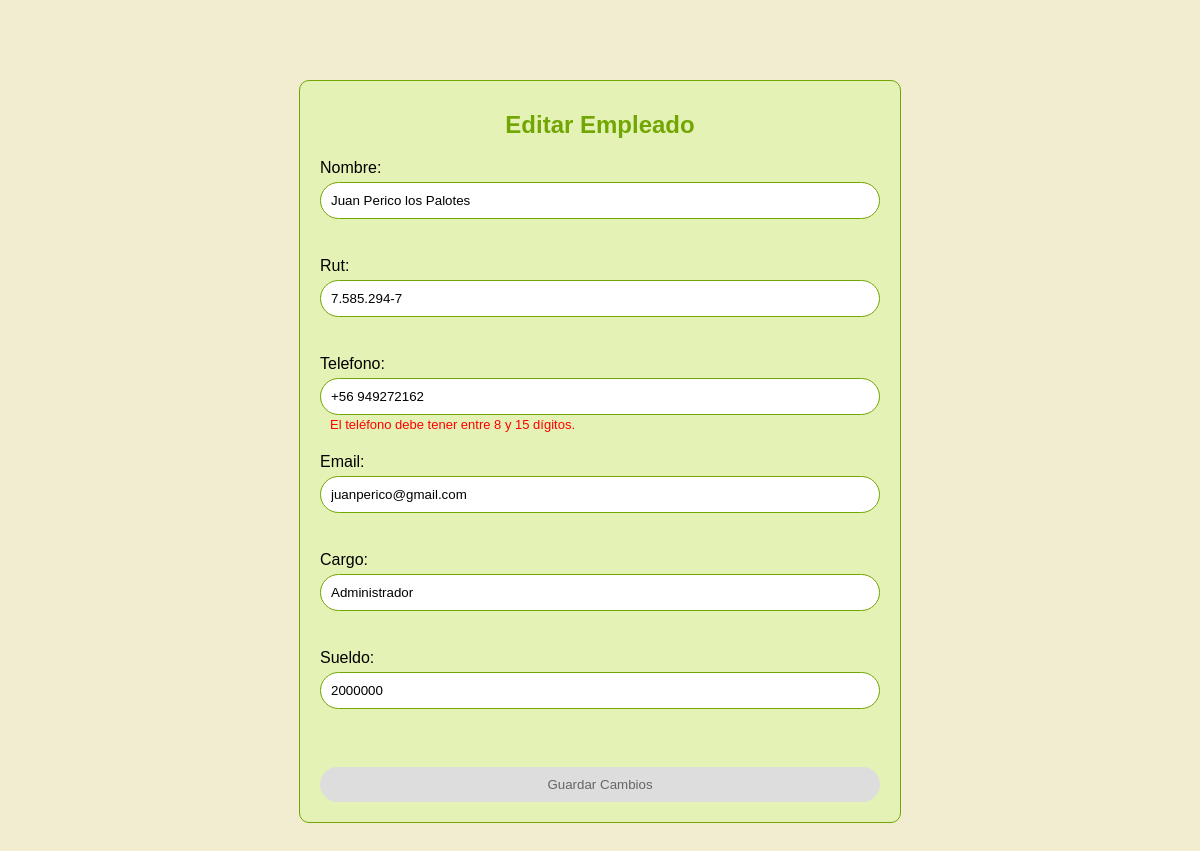
/editarempleado.php?id=1, run on the app's committed database.
### tables this page shows
CREATE TABLE `empleados` (
  `id` int(11) NOT NULL,
  `usuario_id` int(11) NOT NULL,
  `cargo` varchar(255) DEFAULT NULL,
  `sueldo` int(11) DEFAULT NULL,
  `telefono` varchar(255) DEFAULT NULL
);

CREATE TABLE `usuarios` (
  `usuario_id` int(11) NOT NULL,
  `nombre` varchar(255) NOT NULL,
  `email` varchar(255) DEFAULT NULL,
  `contrasena` varchar(255) NOT NULL,
  `rut` varchar(255) DEFAULT NULL
);

### editarempleado.php (the view, shortened to what this page needs)
<!DOCTYPE html>
<html lang="es">
<head>
    <link rel="stylesheet" href="css/global.css">
    <link rel="stylesheet" href="css/menuempleado.css">
</head>
<body>
<?php
require("inventario/config/conexion.php");
if ($_SERVER["REQUEST_METHOD"] == "POST") {
    $usuario_id = $_POST['usuario_id'];
    $nombre = $_POST['nombre'];
    $rut = $_POST['rut'];
    $telefono = $_POST['telefono'];
    $correo = $_POST['correo'];
    $cargo = $_POST['cargo'];
    $sueldo = $_POST['sueldo'];
    $sql = "UPDATE usuarios u
            INNER JOIN empleados e ON u.usuario_id = e.id
            SET u.nombre = ?, u.email = ?, u.rut = ?, e.cargo = ?, e.sueldo = ?, e.telefono = ?
            WHERE u.usuario_id = ?";
    $stmt = $conexion->prepare($sql);
    $stmt->bind_param("ssssisi", $nombre, $correo, $rut, $cargo, $sueldo, $telefono, $usuario_id);
    if ($stmt->execute()) {
        echo "Empleado actualizado correctamente.";
    } else {
        echo "Error al actualizar el empleado: " . $stmt->error;
    }
    $stmt->close();
    $conexion->close();
} else {
    if (isset($_GET['id'])) {
        $id = $_GET['id'];
        $sql = "SELECT u.nombre, u.email, u.rut, e.cargo, e.sueldo, e.telefono
                FROM usuarios u
                INNER JOIN empleados e ON u.usuario_id = e.id
                WHERE u.usuario_id = ?";
        $stmt = $conexion->prepare($sql);
        $stmt->bind_param("i", $id);
        $stmt->execute();
        $result = $stmt->get_result();
        if ($result->num_rows > 0) {
            $empleado = $result->fetch_assoc();
        } else {
            echo "Empleado no encontrado.";
            exit;
        }
    } else {
        echo "ID de empleado no proporcionado.";
        exit;
    }
}
?>
<form action="editarempleado.php" method="POST">
    <h2>Editar Empleado</h2>
    <div>
        <span class="texto">Nombre: </span><input type="text" name="nombre" id="name" value="<?php echo htmlspecialchars($empleado['nombre']); ?>"><br>
    </div>
    <div>
        Rut: <input type="text" name="rut" id="rut" value="<?php echo htmlspecialchars($empleado['rut']); ?>"><br>
    </div>
    <div>
        Telefono: <input type="text" name="telefono" id="telefono" value="<?php echo htmlspecialchars($empleado['telefono']); ?>"><br>
        <p id="telefonoOutput" class="validation-message">El teléfono no puede ser vacío.</p>
    </div>
    <div>
        Email: <input type="text" name="correo" id="correo" value="<?php echo htmlspecialchars($empleado['email']); ?>"><br>
    </div>
    <div>
        Cargo: <input type="text" name="cargo" id="cargo" value="<?php echo htmlspecialchars($empleado['cargo']); ?>"><br>
    </div>
    <div>
        Sueldo: <input type="number" name="sueldo" id="sueldo" value="<?php echo htmlspecialchars($empleado['sueldo']); ?>" required><br>
    </div>
    <button type="submit" id="buttonSubmit" disabled>Guardar Cambios</button>
</form>
</body>
</html>

### css/global.css (style rules this page uses)
body { font-family: sans-serif; margin: 0; background-color: #F2EDD0; }
input[type="text"] { padding: 8px; border: 2px solid #8fce06; border-radius: 20px; flex-grow: 1; margin: 0px; }

### editarempleado.php (style rules this page uses)
h2 { padding: 10px; display: flex; flex-direction: column; align-items: center; justify-content: center; margin: auto; color: #72A603; background-color: #E4F2B5; min-width: calc(100% - 5vh); margin-bottom: 10px; border-radius: 10px; }
form { min-height: 70vh; max-width: 70vh; display: flex; flex-direction: column; align-items: left; justify-content: center; margin: 10vh auto; padding: 20px; border: 1px solid #72A603; border-radius: 10px; background-color: #E4F2B5; }
form input[type="text"], form input[type="email"], form input[type="password"], form input[type="number"] { width: calc(100% - 22px); padding: 10px; margin-top: 5px; margin-bottom: 20px; border: 1px solid #72A603; border-radius: 20px; }
form button { margin-top: 1.5em; background-color: #72A603; color: yellow; border: none; padding: 10px 20px; border-radius: 20px; cursor: pointer; }
.validation-message { color: red; margin: 0; padding-left: 10px; display: inline-block; vertical-align: middle; margin-top: -40px; font-size: small; }
input[type="text"] { display: inline-block; vertical-align: middle; }
#buttonSubmit:disabled { background-color: #ddd; color: #666; cursor: default; pointer-events: none; }
span.texto { margin-top: 10px; margin-bottom: 50px; }

### data on the page
empleados: nombre "Juan Perico los Palotes", rut "7.585.294-7", telefono "+56 949272162", correo "juanperico@gmail.com", cargo "Administrador", sueldo "2000000"
